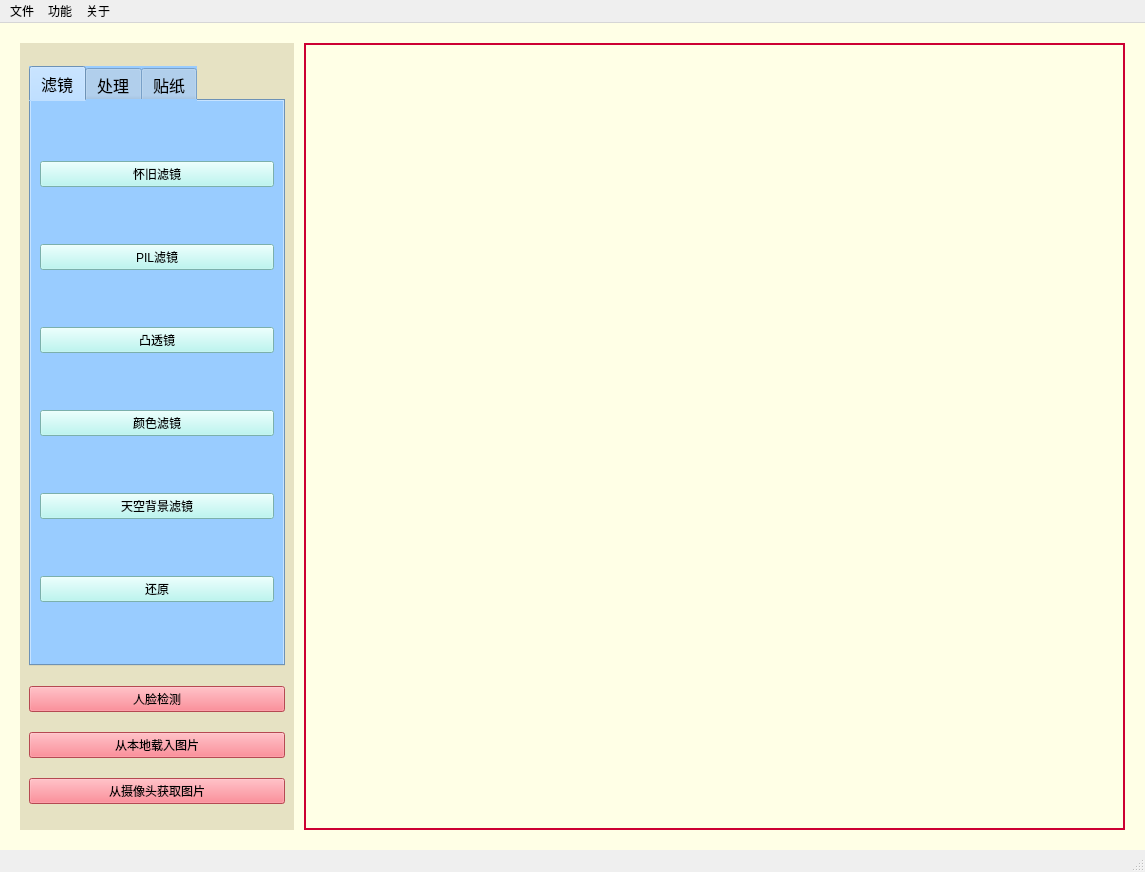
<?xml version="1.0" encoding="UTF-8"?>
<ui version="4.0">
 <class>MainWindow</class>
 <widget class="QMainWindow" name="MainWindow">
  <property name="windowModality">
   <enum>Qt::NonModal</enum>
  </property>
  <property name="enabled">
   <bool>true</bool>
  </property>
  <property name="geometry">
   <rect>
    <x>0</x>
    <y>0</y>
    <width>1145</width>
    <height>872</height>
   </rect>
  </property>
  <property name="sizePolicy">
   <sizepolicy hsizetype="Preferred" vsizetype="Preferred">
    <horstretch>50</horstretch>
    <verstretch>10</verstretch>
   </sizepolicy>
  </property>
  <property name="focusPolicy">
   <enum>Qt::StrongFocus</enum>
  </property>
  <property name="contextMenuPolicy">
   <enum>Qt::ActionsContextMenu</enum>
  </property>
  <property name="acceptDrops">
   <bool>true</bool>
  </property>
  <property name="windowTitle">
   <string>美颜相机</string>
  </property>
  <property name="windowIcon">
   <iconset>
    <normaloff>C:/Users/kunkun/.designer/backup/cam.ico</normaloff>C:/Users/kunkun/.designer/backup/cam.ico</iconset>
  </property>
  <property name="statusTip">
   <string/>
  </property>
  <property name="autoFillBackground">
   <bool>false</bool>
  </property>
  <property name="styleSheet">
   <string notr="true"/>
  </property>
  <property name="iconSize">
   <size>
    <width>50</width>
    <height>50</height>
   </size>
  </property>
  <property name="animated">
   <bool>true</bool>
  </property>
  <property name="tabShape">
   <enum>QTabWidget::Rounded</enum>
  </property>
  <property name="dockNestingEnabled">
   <bool>false</bool>
  </property>
  <property name="dockOptions">
   <set>QMainWindow::AllowTabbedDocks|QMainWindow::AnimatedDocks</set>
  </property>
  <widget class="QWidget" name="centralwidget">
   <property name="sizePolicy">
    <sizepolicy hsizetype="Preferred" vsizetype="Preferred">
     <horstretch>0</horstretch>
     <verstretch>0</verstretch>
    </sizepolicy>
   </property>
   <property name="autoFillBackground">
    <bool>false</bool>
   </property>
   <property name="styleSheet">
    <string notr="true">background-color: rgb(255, 255, 230);
</string>
   </property>
   <layout class="QHBoxLayout" name="_2" stretch="0,13">
    <property name="spacing">
     <number>10</number>
    </property>
    <property name="leftMargin">
     <number>20</number>
    </property>
    <property name="topMargin">
     <number>20</number>
    </property>
    <property name="rightMargin">
     <number>20</number>
    </property>
    <property name="bottomMargin">
     <number>20</number>
    </property>
    <item>
     <widget class="QWidget" name="QWidgetLeft" native="true">
      <property name="styleSheet">
       <string notr="true">* {
background:#e6e2c3;


}</string>
      </property>
      <layout class="QVBoxLayout" name="verticalLayout_3">
       <item>
        <widget class="QTabWidget" name="tabWidget">
         <property name="enabled">
          <bool>true</bool>
         </property>
         <property name="minimumSize">
          <size>
           <width>256</width>
           <height>600</height>
          </size>
         </property>
         <property name="maximumSize">
          <size>
           <width>256</width>
           <height>600</height>
          </size>
         </property>
         <property name="baseSize">
          <size>
           <width>0</width>
           <height>0</height>
          </size>
         </property>
         <property name="font">
          <font>
           <family>华文中宋</family>
           <pointsize>12</pointsize>
          </font>
         </property>
         <property name="styleSheet">
          <string notr="true">*{
background-color:#99CCFF;
}</string>
         </property>
         <property name="currentIndex">
          <number>0</number>
         </property>
         <property name="elideMode">
          <enum>Qt::ElideLeft</enum>
         </property>
         <widget class="QWidget" name="tab_3">
          <property name="font">
           <font>
            <family>微软雅黑</family>
            <pointsize>9</pointsize>
           </font>
          </property>
          <property name="styleSheet">
           <string notr="true">QPushButton{
background-color: #acf6ef;
}</string>
          </property>
          <attribute name="title">
           <string>滤镜</string>
          </attribute>
          <layout class="QVBoxLayout" name="verticalLayout_16" stretch="0,0,0,0,0,0">
           <property name="spacing">
            <number>2</number>
           </property>
           <property name="topMargin">
            <number>5</number>
           </property>
           <property name="bottomMargin">
            <number>5</number>
           </property>
           <item>
            <widget class="QPushButton" name="pushButton_6">
             <property name="styleSheet">
              <string notr="true"/>
             </property>
             <property name="text">
              <string>怀旧滤镜</string>
             </property>
            </widget>
           </item>
           <item>
            <widget class="QPushButton" name="pushButton_5">
             <property name="text">
              <string>PIL滤镜</string>
             </property>
            </widget>
           </item>
           <item>
            <widget class="QPushButton" name="pushButton_7">
             <property name="text">
              <string>凸透镜</string>
             </property>
            </widget>
           </item>
           <item>
            <widget class="QPushButton" name="pushButton_8">
             <property name="text">
              <string>颜色滤镜</string>
             </property>
            </widget>
           </item>
           <item>
            <widget class="QPushButton" name="pushButton_9">
             <property name="text">
              <string>天空背景滤镜</string>
             </property>
            </widget>
           </item>
           <item>
            <widget class="QPushButton" name="pushButton_10">
             <property name="text">
              <string>还原</string>
             </property>
            </widget>
           </item>
          </layout>
         </widget>
         <widget class="QWidget" name="tab_4">
          <property name="sizePolicy">
           <sizepolicy hsizetype="Preferred" vsizetype="Preferred">
            <horstretch>0</horstretch>
            <verstretch>0</verstretch>
           </sizepolicy>
          </property>
          <property name="font">
           <font>
            <family>微软雅黑</family>
            <pointsize>11</pointsize>
           </font>
          </property>
          <property name="styleSheet">
           <string notr="true">QPushButton{
background-color: #acf6ef;
}</string>
          </property>
          <attribute name="title">
           <string>处理</string>
          </attribute>
          <layout class="QVBoxLayout" name="verticalLayout_2" stretch="0,0,0,0,0,0">
           <item>
            <widget class="QGroupBox" name="groupBox_3">
             <property name="sizePolicy">
              <sizepolicy hsizetype="Preferred" vsizetype="Preferred">
               <horstretch>20</horstretch>
               <verstretch>0</verstretch>
              </sizepolicy>
             </property>
             <property name="title">
              <string>饱和度</string>
             </property>
             <layout class="QVBoxLayout" name="verticalLayout_6">
              <property name="spacing">
               <number>0</number>
              </property>
              <property name="topMargin">
               <number>0</number>
              </property>
              <item>
               <widget class="QLabel" name="label_9">
                <property name="sizePolicy">
                 <sizepolicy hsizetype="Expanding" vsizetype="Maximum">
                  <horstretch>0</horstretch>
                  <verstretch>0</verstretch>
                 </sizepolicy>
                </property>
                <property name="minimumSize">
                 <size>
                  <width>10</width>
                  <height>10</height>
                 </size>
                </property>
                <property name="font">
                 <font>
                  <family>微软雅黑</family>
                  <pointsize>10</pointsize>
                 </font>
                </property>
                <property name="lineWidth">
                 <number>10</number>
                </property>
                <property name="text">
                 <string>-100                           100</string>
                </property>
               </widget>
              </item>
              <item>
               <widget class="QSlider" name="horizontalSlider">
                <property name="cursor">
                 <cursorShape>PointingHandCursor</cursorShape>
                </property>
                <property name="minimum">
                 <number>-50</number>
                </property>
                <property name="maximum">
                 <number>50</number>
                </property>
                <property name="tracking">
                 <bool>true</bool>
                </property>
                <property name="orientation">
                 <enum>Qt::Horizontal</enum>
                </property>
                <property name="tickPosition">
                 <enum>QSlider::TicksAbove</enum>
                </property>
                <property name="tickInterval">
                 <number>1</number>
                </property>
               </widget>
              </item>
             </layout>
            </widget>
           </item>
           <item>
            <widget class="QGroupBox" name="groupBox">
             <property name="sizePolicy">
              <sizepolicy hsizetype="Preferred" vsizetype="Preferred">
               <horstretch>20</horstretch>
               <verstretch>0</verstretch>
              </sizepolicy>
             </property>
             <property name="styleSheet">
              <string notr="true"/>
             </property>
             <property name="title">
              <string>整体亮度</string>
             </property>
             <layout class="QVBoxLayout" name="verticalLayout_4">
              <property name="spacing">
               <number>0</number>
              </property>
              <property name="topMargin">
               <number>0</number>
              </property>
              <item>
               <widget class="QLabel" name="label_6">
                <property name="sizePolicy">
                 <sizepolicy hsizetype="Expanding" vsizetype="Maximum">
                  <horstretch>0</horstretch>
                  <verstretch>0</verstretch>
                 </sizepolicy>
                </property>
                <property name="minimumSize">
                 <size>
                  <width>10</width>
                  <height>10</height>
                 </size>
                </property>
                <property name="font">
                 <font>
                  <family>微软雅黑</family>
                  <pointsize>10</pointsize>
                 </font>
                </property>
                <property name="lineWidth">
                 <number>10</number>
                </property>
                <property name="text">
                 <string>-100                           100</string>
                </property>
               </widget>
              </item>
              <item>
               <widget class="QSlider" name="horizontalSlider_4">
                <property name="sizePolicy">
                 <sizepolicy hsizetype="Expanding" vsizetype="Fixed">
                  <horstretch>50</horstretch>
                  <verstretch>0</verstretch>
                 </sizepolicy>
                </property>
                <property name="font">
                 <font>
                  <weight>50</weight>
                  <bold>false</bold>
                 </font>
                </property>
                <property name="cursor">
                 <cursorShape>PointingHandCursor</cursorShape>
                </property>
                <property name="mouseTracking">
                 <bool>false</bool>
                </property>
                <property name="focusPolicy">
                 <enum>Qt::StrongFocus</enum>
                </property>
                <property name="minimum">
                 <number>-50</number>
                </property>
                <property name="maximum">
                 <number>50</number>
                </property>
                <property name="orientation">
                 <enum>Qt::Horizontal</enum>
                </property>
                <property name="tickPosition">
                 <enum>QSlider::TicksAbove</enum>
                </property>
                <property name="tickInterval">
                 <number>1</number>
                </property>
               </widget>
              </item>
             </layout>
            </widget>
           </item>
           <item>
            <widget class="QGroupBox" name="groupBox_13">
             <property name="title">
              <string>磨皮程度</string>
             </property>
             <layout class="QVBoxLayout" name="verticalLayout_17">
              <property name="spacing">
               <number>0</number>
              </property>
              <property name="topMargin">
               <number>0</number>
              </property>
              <item>
               <widget class="QLabel" name="label_16">
                <property name="sizePolicy">
                 <sizepolicy hsizetype="Expanding" vsizetype="Maximum">
                  <horstretch>0</horstretch>
                  <verstretch>0</verstretch>
                 </sizepolicy>
                </property>
                <property name="minimumSize">
                 <size>
                  <width>10</width>
                  <height>10</height>
                 </size>
                </property>
                <property name="font">
                 <font>
                  <family>微软雅黑</family>
                  <pointsize>10</pointsize>
                 </font>
                </property>
                <property name="text">
                 <string>0                                   10</string>
                </property>
                <property name="textFormat">
                 <enum>Qt::AutoText</enum>
                </property>
               </widget>
              </item>
              <item>
               <widget class="QSlider" name="horizontalSlider_11">
                <property name="sizePolicy">
                 <sizepolicy hsizetype="Expanding" vsizetype="Fixed">
                  <horstretch>50</horstretch>
                  <verstretch>0</verstretch>
                 </sizepolicy>
                </property>
                <property name="font">
                 <font>
                  <weight>50</weight>
                  <bold>false</bold>
                 </font>
                </property>
                <property name="cursor">
                 <cursorShape>PointingHandCursor</cursorShape>
                </property>
                <property name="mouseTracking">
                 <bool>false</bool>
                </property>
                <property name="focusPolicy">
                 <enum>Qt::StrongFocus</enum>
                </property>
                <property name="maximum">
                 <number>10</number>
                </property>
                <property name="pageStep">
                 <number>10</number>
                </property>
                <property name="orientation">
                 <enum>Qt::Horizontal</enum>
                </property>
                <property name="tickPosition">
                 <enum>QSlider::TicksAbove</enum>
                </property>
                <property name="tickInterval">
                 <number>1</number>
                </property>
               </widget>
              </item>
             </layout>
            </widget>
           </item>
           <item>
            <widget class="QGroupBox" name="groupBox_15">
             <property name="sizePolicy">
              <sizepolicy hsizetype="Preferred" vsizetype="Preferred">
               <horstretch>20</horstretch>
               <verstretch>0</verstretch>
              </sizepolicy>
             </property>
             <property name="styleSheet">
              <string notr="true"/>
             </property>
             <property name="title">
              <string>美白度（皮肤识别）</string>
             </property>
             <layout class="QVBoxLayout" name="verticalLayout_20">
              <property name="spacing">
               <number>0</number>
              </property>
              <property name="topMargin">
               <number>0</number>
              </property>
              <item>
               <widget class="QLabel" name="label_18">
                <property name="sizePolicy">
                 <sizepolicy hsizetype="Expanding" vsizetype="Maximum">
                  <horstretch>0</horstretch>
                  <verstretch>0</verstretch>
                 </sizepolicy>
                </property>
                <property name="minimumSize">
                 <size>
                  <width>10</width>
                  <height>10</height>
                 </size>
                </property>
                <property name="font">
                 <font>
                  <family>微软雅黑</family>
                  <pointsize>10</pointsize>
                 </font>
                </property>
                <property name="lineWidth">
                 <number>10</number>
                </property>
                <property name="text">
                 <string>0                                    5</string>
                </property>
               </widget>
              </item>
              <item>
               <widget class="QSlider" name="horizontalSlider_13">
                <property name="sizePolicy">
                 <sizepolicy hsizetype="Expanding" vsizetype="Fixed">
                  <horstretch>50</horstretch>
                  <verstretch>0</verstretch>
                 </sizepolicy>
                </property>
                <property name="font">
                 <font>
                  <weight>50</weight>
                  <bold>false</bold>
                 </font>
                </property>
                <property name="cursor">
                 <cursorShape>PointingHandCursor</cursorShape>
                </property>
                <property name="mouseTracking">
                 <bool>false</bool>
                </property>
                <property name="focusPolicy">
                 <enum>Qt::StrongFocus</enum>
                </property>
                <property name="minimum">
                 <number>0</number>
                </property>
                <property name="maximum">
                 <number>50</number>
                </property>
                <property name="orientation">
                 <enum>Qt::Horizontal</enum>
                </property>
                <property name="tickPosition">
                 <enum>QSlider::TicksAbove</enum>
                </property>
                <property name="tickInterval">
                 <number>10</number>
                </property>
               </widget>
              </item>
             </layout>
            </widget>
           </item>
           <item>
            <widget class="QPushButton" name="pushButton">
             <property name="text">
              <string>祛痘除斑魔法棒</string>
             </property>
            </widget>
           </item>
           <item>
            <widget class="QGroupBox" name="groupBox_2">
             <property name="title">
              <string>魔法棒大小</string>
             </property>
             <widget class="QLabel" name="label">
              <property name="geometry">
               <rect>
                <x>10</x>
                <y>30</y>
                <width>204</width>
                <height>23</height>
               </rect>
              </property>
              <property name="minimumSize">
               <size>
                <width>10</width>
                <height>10</height>
               </size>
              </property>
              <property name="lineWidth">
               <number>10</number>
              </property>
              <property name="text">
               <string>0                       9</string>
              </property>
             </widget>
             <widget class="QSlider" name="horizontalSlider_2">
              <property name="geometry">
               <rect>
                <x>10</x>
                <y>60</y>
                <width>204</width>
                <height>27</height>
               </rect>
              </property>
              <property name="cursor">
               <cursorShape>PointingHandCursor</cursorShape>
              </property>
              <property name="maximum">
               <number>9</number>
              </property>
              <property name="singleStep">
               <number>1</number>
              </property>
              <property name="pageStep">
               <number>1</number>
              </property>
              <property name="orientation">
               <enum>Qt::Horizontal</enum>
              </property>
              <property name="tickPosition">
               <enum>QSlider::TicksAbove</enum>
              </property>
              <property name="tickInterval">
               <number>3</number>
              </property>
             </widget>
            </widget>
           </item>
          </layout>
         </widget>
         <widget class="QWidget" name="tab">
          <property name="font">
           <font>
            <family>微软雅黑</family>
            <pointsize>11</pointsize>
           </font>
          </property>
          <property name="layoutDirection">
           <enum>Qt::LeftToRight</enum>
          </property>
          <property name="styleSheet">
           <string notr="true">QPushButton{
background-color: #acf6ef;
}</string>
          </property>
          <attribute name="title">
           <string>贴纸</string>
          </attribute>
          <layout class="QVBoxLayout" name="verticalLayout_18">
           <item>
            <widget class="QPushButton" name="pushButton_12">
             <property name="text">
              <string>贴一个兔耳朵</string>
             </property>
            </widget>
           </item>
          </layout>
         </widget>
        </widget>
       </item>
       <item>
        <widget class="QPushButton" name="pushButton_4">
         <property name="styleSheet">
          <string notr="true">background-color: #fe6673;</string>
         </property>
         <property name="text">
          <string>人脸检测</string>
         </property>
        </widget>
       </item>
       <item>
        <widget class="QPushButton" name="pushButton_3">
         <property name="styleSheet">
          <string notr="true">background-color: #fe6673;</string>
         </property>
         <property name="text">
          <string>从本地载入图片</string>
         </property>
        </widget>
       </item>
       <item>
        <widget class="QPushButton" name="pushButton_2">
         <property name="styleSheet">
          <string notr="true">background-color: #fe6673;</string>
         </property>
         <property name="text">
          <string>从摄像头获取图片</string>
         </property>
        </widget>
       </item>
      </layout>
     </widget>
    </item>
    <item>
     <layout class="QVBoxLayout" name="verticalLayout" stretch="100">
      <property name="spacing">
       <number>0</number>
      </property>
      <property name="leftMargin">
       <number>0</number>
      </property>
      <property name="topMargin">
       <number>0</number>
      </property>
      <property name="rightMargin">
       <number>0</number>
      </property>
      <property name="bottomMargin">
       <number>0</number>
      </property>
      <item>
       <widget class="QGraphicsView" name="graphicsView">
        <property name="minimumSize">
         <size>
          <width>0</width>
          <height>500</height>
         </size>
        </property>
        <property name="styleSheet">
         <string notr="true">border: 2px solid #CC0033;</string>
        </property>
        <property name="frameShape">
         <enum>QFrame::NoFrame</enum>
        </property>
        <property name="verticalScrollBarPolicy">
         <enum>Qt::ScrollBarAsNeeded</enum>
        </property>
        <property name="horizontalScrollBarPolicy">
         <enum>Qt::ScrollBarAsNeeded</enum>
        </property>
        <property name="sizeAdjustPolicy">
         <enum>QAbstractScrollArea::AdjustToContents</enum>
        </property>
        <property name="alignment">
         <set>Qt::AlignCenter</set>
        </property>
        <property name="renderHints">
         <set>QPainter::SmoothPixmapTransform</set>
        </property>
        <property name="resizeAnchor">
         <enum>QGraphicsView::NoAnchor</enum>
        </property>
       </widget>
      </item>
     </layout>
    </item>
   </layout>
  </widget>
  <widget class="QStatusBar" name="statusbar"/>
  <widget class="QMenuBar" name="menubar">
   <property name="geometry">
    <rect>
     <x>0</x>
     <y>0</y>
     <width>1145</width>
     <height>26</height>
    </rect>
   </property>
   <property name="font">
    <font>
     <kerning>true</kerning>
    </font>
   </property>
   <property name="mouseTracking">
    <bool>true</bool>
   </property>
   <property name="tabletTracking">
    <bool>false</bool>
   </property>
   <property name="acceptDrops">
    <bool>true</bool>
   </property>
   <property name="nativeMenuBar">
    <bool>false</bool>
   </property>
   <widget class="QMenu" name="menu">
    <property name="title">
     <string>文件</string>
    </property>
    <addaction name="action_21"/>
    <addaction name="action"/>
    <addaction name="action_2"/>
   </widget>
   <widget class="QMenu" name="menu_5">
    <property name="title">
     <string>关于</string>
    </property>
    <addaction name="action_5"/>
   </widget>
   <widget class="QMenu" name="menu_2">
    <property name="title">
     <string>功能</string>
    </property>
    <addaction name="actionAI"/>
    <addaction name="action_17"/>
    <addaction name="action_18"/>
   </widget>
   <addaction name="menu"/>
   <addaction name="menu_2"/>
   <addaction name="menu_5"/>
  </widget>
  <action name="action">
   <property name="text">
    <string>保存图片</string>
   </property>
   <property name="statusTip">
    <string>打开图片</string>
   </property>
   <property name="shortcut">
    <string>Ctrl+O</string>
   </property>
   <property name="priority">
    <enum>QAction::HighPriority</enum>
   </property>
  </action>
  <action name="action_2">
   <property name="text">
    <string>图片另存为</string>
   </property>
   <property name="statusTip">
    <string>保存图片</string>
   </property>
   <property name="whatsThis">
    <string/>
   </property>
   <property name="shortcut">
    <string>Ctrl+S</string>
   </property>
  </action>
  <action name="action_3">
   <property name="text">
    <string>高斯滤波</string>
   </property>
  </action>
  <action name="action_4">
   <property name="text">
    <string>图像清晰</string>
   </property>
   <property name="statusTip">
    <string>图像清晰</string>
   </property>
  </action>
  <action name="action_6">
   <property name="text">
    <string>高斯滤波</string>
   </property>
   <property name="statusTip">
    <string>高斯滤波</string>
   </property>
  </action>
  <action name="action_7">
   <property name="text">
    <string>均值滤波</string>
   </property>
   <property name="statusTip">
    <string>均值滤波</string>
   </property>
  </action>
  <action name="actionLaplacian">
   <property name="text">
    <string>Laplacian</string>
   </property>
   <property name="statusTip">
    <string>Laplacian</string>
   </property>
  </action>
  <action name="actionSobel">
   <property name="text">
    <string>Sobel</string>
   </property>
   <property name="statusTip">
    <string>Sobel</string>
   </property>
  </action>
  <action name="actionPrewitt">
   <property name="text">
    <string>Prewitt</string>
   </property>
   <property name="statusTip">
    <string>Prewitt</string>
   </property>
  </action>
  <action name="action_9">
   <property name="text">
    <string>频域平滑</string>
   </property>
   <property name="statusTip">
    <string>频域平滑</string>
   </property>
  </action>
  <action name="action_10">
   <property name="text">
    <string>频域锐化</string>
   </property>
   <property name="statusTip">
    <string>频域锐化</string>
   </property>
  </action>
  <action name="action_11">
   <property name="text">
    <string>中值滤波</string>
   </property>
   <property name="statusTip">
    <string>中值滤波</string>
   </property>
  </action>
  <action name="action_12">
   <property name="text">
    <string>美白度选择</string>
   </property>
   <property name="statusTip">
    <string>美白度选择</string>
   </property>
  </action>
  <action name="action_13">
   <property name="text">
    <string>平滑度选择</string>
   </property>
   <property name="statusTip">
    <string>平滑度选择</string>
   </property>
  </action>
  <action name="action_5">
   <property name="text">
    <string>关于我们</string>
   </property>
   <property name="statusTip">
    <string>还原</string>
   </property>
  </action>
  <action name="action_8">
   <property name="text">
    <string>撤销</string>
   </property>
   <property name="statusTip">
    <string>撤销</string>
   </property>
   <property name="shortcut">
    <string>Ctrl+Z</string>
   </property>
   <property name="shortcutContext">
    <enum>Qt::WindowShortcut</enum>
   </property>
  </action>
  <action name="action_14">
   <property name="text">
    <string>放大</string>
   </property>
   <property name="statusTip">
    <string>放大</string>
   </property>
   <property name="shortcut">
    <string>+</string>
   </property>
   <property name="iconVisibleInMenu">
    <bool>true</bool>
   </property>
  </action>
  <action name="action_15">
   <property name="text">
    <string>缩小</string>
   </property>
   <property name="statusTip">
    <string>缩小</string>
   </property>
   <property name="shortcut">
    <string>-</string>
   </property>
  </action>
  <action name="action_16">
   <property name="text">
    <string>截图</string>
   </property>
   <property name="statusTip">
    <string>截图</string>
   </property>
  </action>
  <action name="actionwo">
   <property name="text">
    <string>wo</string>
   </property>
  </action>
  <action name="actionGamma">
   <property name="text">
    <string>Gamma变换</string>
   </property>
  </action>
  <action name="actionAI">
   <property name="text">
    <string>AI换脸功能</string>
   </property>
  </action>
  <action name="action_17">
   <property name="text">
    <string>图像处理功能</string>
   </property>
  </action>
  <action name="action_18">
   <property name="text">
    <string>视频处理功能</string>
   </property>
  </action>
  <action name="action_19">
   <property name="text">
    <string>检查更新</string>
   </property>
  </action>
  <action name="action_20">
   <property name="text">
    <string>重新下载</string>
   </property>
  </action>
  <action name="action_21">
   <property name="text">
    <string>取消当前载入图片</string>
   </property>
  </action>
 </widget>
 <tabstops>
  <tabstop>graphicsView</tabstop>
  <tabstop>horizontalSlider</tabstop>
 </tabstops>
 <resources/>
 <connections/>
</ui>
